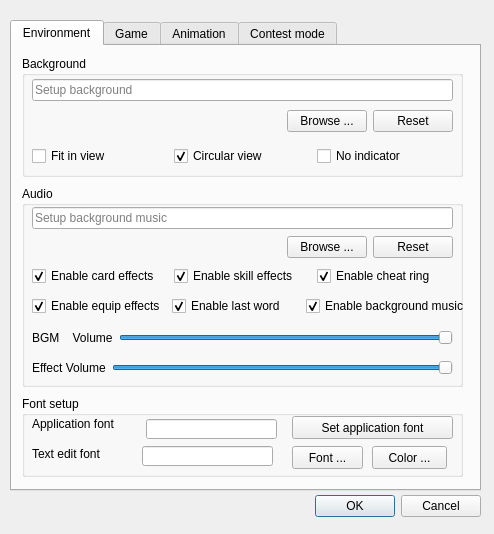
<?xml version="1.0" encoding="UTF-8"?>
<ui version="4.0">
 <class>ConfigDialog</class>
 <widget class="QDialog" name="ConfigDialog">
  <property name="windowModality">
   <enum>Qt::WindowModal</enum>
  </property>
  <property name="geometry">
   <rect>
    <x>0</x>
    <y>0</y>
    <width>494</width>
    <height>534</height>
   </rect>
  </property>
  <property name="windowTitle">
   <string>Config dialog</string>
  </property>
  <widget class="QTabWidget" name="tabWidget">
   <property name="geometry">
    <rect>
     <x>10</x>
     <y>20</y>
     <width>471</width>
     <height>471</height>
    </rect>
   </property>
   <property name="currentIndex">
    <number>0</number>
   </property>
   <widget class="QWidget" name="envTab">
    <attribute name="title">
     <string>Environment</string>
    </attribute>
    <widget class="QGroupBox" name="audioGroupBox">
     <property name="geometry">
      <rect>
       <x>10</x>
       <y>140</y>
       <width>441</width>
       <height>201</height>
      </rect>
     </property>
     <property name="title">
      <string>Audio</string>
     </property>
     <widget class="QWidget" name="layoutWidget1">
      <property name="geometry">
       <rect>
        <x>10</x>
        <y>20</y>
        <width>421</width>
        <height>53</height>
       </rect>
      </property>
      <layout class="QVBoxLayout" name="verticalLayout_5">
       <item>
        <widget class="QLineEdit" name="bgMusicPathLineEdit">
         <property name="whatsThis">
          <string>hint: set bg music</string>
         </property>
         <property name="readOnly">
          <bool>true</bool>
         </property>
         <property name="placeholderText">
          <string>Setup background music</string>
         </property>
        </widget>
       </item>
       <item>
        <layout class="QHBoxLayout" name="horizontalLayout_2">
         <item>
          <spacer name="horizontalSpacer_2">
           <property name="orientation">
            <enum>Qt::Horizontal</enum>
           </property>
           <property name="sizeHint" stdset="0">
            <size>
             <width>40</width>
             <height>20</height>
            </size>
           </property>
          </spacer>
         </item>
         <item>
          <widget class="QPushButton" name="browseBgMusicButton">
           <property name="text">
            <string>Browse ...</string>
           </property>
          </widget>
         </item>
         <item>
          <widget class="QPushButton" name="resetBgMusicButton">
           <property name="text">
            <string>Reset</string>
           </property>
          </widget>
         </item>
        </layout>
       </item>
      </layout>
     </widget>
     <widget class="QWidget" name="layoutWidget2">
      <property name="geometry">
       <rect>
        <x>10</x>
        <y>80</y>
        <width>421</width>
        <height>21</height>
       </rect>
      </property>
      <layout class="QHBoxLayout" name="horizontalLayout_3">
       <item>
        <widget class="QCheckBox" name="enableCardEffectCheckBox">
         <property name="text">
          <string>Enable card effects</string>
         </property>
         <property name="checked">
          <bool>true</bool>
         </property>
        </widget>
       </item>
       <item>
        <widget class="QCheckBox" name="enableSkillEffectCheckBox">
         <property name="text">
          <string>Enable skill effects</string>
         </property>
         <property name="checked">
          <bool>true</bool>
         </property>
        </widget>
       </item>
       <item>
        <widget class="QCheckBox" name="enableCheatRingCheckBox">
         <property name="text">
          <string>Enable cheat ring</string>
         </property>
         <property name="checked">
          <bool>true</bool>
         </property>
        </widget>
       </item>
      </layout>
     </widget>
     <widget class="QWidget" name="layoutWidget3">
      <property name="geometry">
       <rect>
        <x>10</x>
        <y>140</y>
        <width>421</width>
        <height>23</height>
       </rect>
      </property>
      <layout class="QHBoxLayout" name="horizontalLayout_5">
       <item>
        <widget class="QLabel" name="bgmVolumeLabel">
         <property name="text">
          <string>BGM    Volume</string>
         </property>
         <property name="buddy">
          <cstring>bgmVolumeSlider</cstring>
         </property>
        </widget>
       </item>
       <item>
        <widget class="QSlider" name="bgmVolumeSlider">
         <property name="maximum">
          <number>100</number>
         </property>
         <property name="value">
          <number>100</number>
         </property>
         <property name="orientation">
          <enum>Qt::Horizontal</enum>
         </property>
        </widget>
       </item>
      </layout>
     </widget>
     <widget class="QWidget" name="layoutWidget3_2">
      <property name="geometry">
       <rect>
        <x>10</x>
        <y>170</y>
        <width>421</width>
        <height>23</height>
       </rect>
      </property>
      <layout class="QHBoxLayout" name="horizontalLayout_6">
       <item>
        <widget class="QLabel" name="effectVolumeLabel">
         <property name="text">
          <string>Effect Volume</string>
         </property>
         <property name="buddy">
          <cstring>bgmVolumeSlider</cstring>
         </property>
        </widget>
       </item>
       <item>
        <widget class="QSlider" name="effectVolumeSlider">
         <property name="maximum">
          <number>100</number>
         </property>
         <property name="value">
          <number>100</number>
         </property>
         <property name="orientation">
          <enum>Qt::Horizontal</enum>
         </property>
        </widget>
       </item>
      </layout>
     </widget>
     <widget class="QWidget" name="layoutWidget2_2">
      <property name="geometry">
       <rect>
        <x>10</x>
        <y>110</y>
        <width>437</width>
        <height>21</height>
       </rect>
      </property>
      <layout class="QHBoxLayout" name="horizontalLayout_7">
       <item>
        <widget class="QCheckBox" name="enableEquipEffectCheckBox">
         <property name="text">
          <string>Enable equip effects</string>
         </property>
         <property name="checked">
          <bool>true</bool>
         </property>
        </widget>
       </item>
       <item>
        <widget class="QCheckBox" name="enableLastWordCheckBox">
         <property name="text">
          <string>Enable last word</string>
         </property>
         <property name="checked">
          <bool>true</bool>
         </property>
        </widget>
       </item>
       <item>
        <widget class="QCheckBox" name="enableBgMusicCheckBox">
         <property name="text">
          <string>Enable background music</string>
         </property>
         <property name="checked">
          <bool>true</bool>
         </property>
        </widget>
       </item>
      </layout>
     </widget>
    </widget>
    <widget class="QGroupBox" name="bgGroupBox">
     <property name="geometry">
      <rect>
       <x>10</x>
       <y>10</y>
       <width>441</width>
       <height>121</height>
      </rect>
     </property>
     <property name="title">
      <string>Background</string>
     </property>
     <widget class="QWidget" name="layoutWidget4">
      <property name="geometry">
       <rect>
        <x>10</x>
        <y>20</y>
        <width>421</width>
        <height>61</height>
       </rect>
      </property>
      <layout class="QVBoxLayout" name="verticalLayout_2">
       <item>
        <layout class="QVBoxLayout" name="verticalLayout">
         <item>
          <widget class="QLineEdit" name="bgPathLineEdit">
           <property name="whatsThis">
            <string>hint: set bgmp</string>
           </property>
           <property name="readOnly">
            <bool>true</bool>
           </property>
           <property name="placeholderText">
            <string>Setup background</string>
           </property>
          </widget>
         </item>
        </layout>
       </item>
       <item>
        <layout class="QHBoxLayout" name="horizontalLayout">
         <item>
          <spacer name="horizontalSpacer">
           <property name="orientation">
            <enum>Qt::Horizontal</enum>
           </property>
           <property name="sizeHint" stdset="0">
            <size>
             <width>40</width>
             <height>20</height>
            </size>
           </property>
          </spacer>
         </item>
         <item>
          <widget class="QPushButton" name="browseBgButton">
           <property name="text">
            <string>Browse ...</string>
           </property>
          </widget>
         </item>
         <item>
          <widget class="QPushButton" name="resetBgButton">
           <property name="text">
            <string>Reset</string>
           </property>
          </widget>
         </item>
        </layout>
       </item>
      </layout>
     </widget>
     <widget class="QWidget" name="horizontalLayoutWidget">
      <property name="geometry">
       <rect>
        <x>10</x>
        <y>90</y>
        <width>421</width>
        <height>21</height>
       </rect>
      </property>
      <layout class="QHBoxLayout" name="horizontalLayout_4">
       <item>
        <widget class="QCheckBox" name="fitInViewCheckBox">
         <property name="text">
          <string>Fit in view</string>
         </property>
        </widget>
       </item>
       <item>
        <widget class="QCheckBox" name="circularViewCheckBox">
         <property name="whatsThis">
          <string>hint: for circular</string>
         </property>
         <property name="text">
          <string>Circular view</string>
         </property>
         <property name="checked">
          <bool>true</bool>
         </property>
        </widget>
       </item>
       <item>
        <widget class="QCheckBox" name="noIndicatorCheckBox">
         <property name="text">
          <string>No indicator</string>
         </property>
        </widget>
       </item>
      </layout>
     </widget>
    </widget>
    <widget class="QGroupBox" name="fontSetupGroupBox">
     <property name="geometry">
      <rect>
       <x>10</x>
       <y>350</y>
       <width>441</width>
       <height>81</height>
      </rect>
     </property>
     <property name="title">
      <string>Font setup</string>
     </property>
     <widget class="QPushButton" name="changeAppFontButton">
      <property name="geometry">
       <rect>
        <x>270</x>
        <y>20</y>
        <width>161</width>
        <height>23</height>
       </rect>
      </property>
      <property name="text">
       <string>Set application font</string>
      </property>
     </widget>
     <widget class="QLabel" name="appFontLabel">
      <property name="geometry">
       <rect>
        <x>10</x>
        <y>20</y>
        <width>96</width>
        <height>16</height>
       </rect>
      </property>
      <property name="text">
       <string>Application font</string>
      </property>
      <property name="buddy">
       <cstring>appFontLineEdit</cstring>
      </property>
     </widget>
     <widget class="QLineEdit" name="appFontLineEdit">
      <property name="enabled">
       <bool>true</bool>
      </property>
      <property name="geometry">
       <rect>
        <x>124</x>
        <y>23</y>
        <width>131</width>
        <height>20</height>
       </rect>
      </property>
      <property name="readOnly">
       <bool>true</bool>
      </property>
     </widget>
     <widget class="QLineEdit" name="textEditFontLineEdit">
      <property name="enabled">
       <bool>true</bool>
      </property>
      <property name="geometry">
       <rect>
        <x>120</x>
        <y>50</y>
        <width>131</width>
        <height>20</height>
       </rect>
      </property>
      <property name="readOnly">
       <bool>false</bool>
      </property>
     </widget>
     <widget class="QPushButton" name="setTextEditFontButton">
      <property name="geometry">
       <rect>
        <x>270</x>
        <y>50</y>
        <width>71</width>
        <height>23</height>
       </rect>
      </property>
      <property name="text">
       <string>Font ...</string>
      </property>
     </widget>
     <widget class="QLabel" name="textEditFontLabel">
      <property name="geometry">
       <rect>
        <x>10</x>
        <y>50</y>
        <width>91</width>
        <height>16</height>
       </rect>
      </property>
      <property name="text">
       <string>Text edit font</string>
      </property>
      <property name="buddy">
       <cstring>textEditFontLineEdit</cstring>
      </property>
     </widget>
     <widget class="QPushButton" name="setTextEditColorButton">
      <property name="geometry">
       <rect>
        <x>350</x>
        <y>50</y>
        <width>75</width>
        <height>23</height>
       </rect>
      </property>
      <property name="text">
       <string>Color ...</string>
      </property>
     </widget>
    </widget>
   </widget>
   <widget class="QWidget" name="gameTab">
    <attribute name="title">
     <string>Game</string>
    </attribute>
    <widget class="QWidget" name="layoutWidget5">
     <property name="geometry">
      <rect>
       <x>10</x>
       <y>20</y>
       <width>236</width>
       <height>22</height>
      </rect>
     </property>
     <layout class="QFormLayout" name="formLayout">
      <property name="fieldGrowthPolicy">
       <enum>QFormLayout::AllNonFixedFieldsGrow</enum>
      </property>
      <item row="0" column="0">
       <widget class="QLabel" name="nullificationLabel">
        <property name="text">
         <string>Nullification count down</string>
        </property>
        <property name="buddy">
         <cstring>nullificationSpinBox</cstring>
        </property>
       </widget>
      </item>
      <item row="0" column="1">
       <widget class="QSpinBox" name="nullificationSpinBox">
        <property name="suffix">
         <string> seconds</string>
        </property>
        <property name="minimum">
         <number>5</number>
        </property>
        <property name="maximum">
         <number>15</number>
        </property>
        <property name="value">
         <number>8</number>
        </property>
       </widget>
      </item>
     </layout>
    </widget>
    <widget class="QCheckBox" name="neverNullifyMyTrickCheckBox">
     <property name="geometry">
      <rect>
       <x>10</x>
       <y>80</y>
       <width>239</width>
       <height>16</height>
      </rect>
     </property>
     <property name="text">
      <string>Never nullify my single target trick</string>
     </property>
     <property name="checked">
      <bool>true</bool>
     </property>
    </widget>
    <widget class="QCheckBox" name="showAllName">
     <property name="geometry">
      <rect>
       <x>10</x>
       <y>140</y>
       <width>239</width>
       <height>16</height>
      </rect>
     </property>
     <property name="text">
      <string>Show nick name and true name</string>
     </property>
     <property name="checked">
      <bool>true</bool>
     </property>
    </widget>
    <widget class="QCheckBox" name="enableLua">
     <property name="geometry">
      <rect>
       <x>10</x>
       <y>170</y>
       <width>239</width>
       <height>16</height>
      </rect>
     </property>
     <property name="whatsThis">
      <string>hint: lua</string>
     </property>
     <property name="text">
      <string>Enable Lua Generals</string>
     </property>
     <property name="checked">
      <bool>true</bool>
     </property>
    </widget>
    <widget class="QCheckBox" name="muteLoad">
     <property name="geometry">
      <rect>
       <x>10</x>
       <y>200</y>
       <width>239</width>
       <height>16</height>
      </rect>
     </property>
     <property name="text">
      <string>Mute mode to loading</string>
     </property>
     <property name="checked">
      <bool>true</bool>
     </property>
    </widget>
    <widget class="QLabel" name="langLabel">
     <property name="geometry">
      <rect>
       <x>260</x>
       <y>410</y>
       <width>51</width>
       <height>20</height>
      </rect>
     </property>
     <property name="text">
      <string>Language:</string>
     </property>
    </widget>
    <widget class="QComboBox" name="langComboBox">
     <property name="geometry">
      <rect>
       <x>328</x>
       <y>410</y>
       <width>121</width>
       <height>20</height>
      </rect>
     </property>
     <property name="whatsThis">
      <string>hint: lang</string>
     </property>
     <property name="editable">
      <bool>true</bool>
     </property>
    </widget>
    <widget class="QWidget" name="layoutWidget5_2">
     <property name="geometry">
      <rect>
       <x>10</x>
       <y>50</y>
       <width>236</width>
       <height>22</height>
      </rect>
     </property>
     <layout class="QFormLayout" name="formLayout_3">
      <property name="fieldGrowthPolicy">
       <enum>QFormLayout::AllNonFixedFieldsGrow</enum>
      </property>
      <item row="0" column="0">
       <widget class="QLabel" name="gameStartLabel">
        <property name="text">
         <string>Game start count down</string>
        </property>
        <property name="buddy">
         <cstring>nullificationSpinBox</cstring>
        </property>
       </widget>
      </item>
      <item row="0" column="1">
       <widget class="QSpinBox" name="gameStartSpinBox">
        <property name="suffix">
         <string> seconds</string>
        </property>
        <property name="minimum">
         <number>0</number>
        </property>
        <property name="maximum">
         <number>10</number>
        </property>
        <property name="value">
         <number>3</number>
        </property>
       </widget>
      </item>
     </layout>
    </widget>
    <widget class="QCheckBox" name="showResume">
     <property name="geometry">
      <rect>
       <x>10</x>
       <y>110</y>
       <width>239</width>
       <height>16</height>
      </rect>
     </property>
     <property name="text">
      <string>Show resume</string>
     </property>
     <property name="checked">
      <bool>true</bool>
     </property>
    </widget>
   </widget>
   <widget class="QWidget" name="tab_2">
    <attribute name="title">
     <string>Animation</string>
    </attribute>
    <widget class="QCheckBox" name="skillEmotionBox">
     <property name="geometry">
      <rect>
       <x>10</x>
       <y>30</y>
       <width>151</width>
       <height>16</height>
      </rect>
     </property>
     <property name="toolTip">
      <string>url for skill emotion</string>
     </property>
     <property name="text">
      <string>Enabled Skill Emotion</string>
     </property>
     <property name="checked">
      <bool>false</bool>
     </property>
    </widget>
    <widget class="QGroupBox" name="emoGroupBox">
     <property name="geometry">
      <rect>
       <x>10</x>
       <y>60</y>
       <width>441</width>
       <height>371</height>
      </rect>
     </property>
     <property name="title">
      <string>Emotions</string>
     </property>
    </widget>
    <widget class="QCheckBox" name="closelightBox">
     <property name="geometry">
      <rect>
       <x>230</x>
       <y>30</y>
       <width>221</width>
       <height>16</height>
      </rect>
     </property>
     <property name="toolTip">
      <string>if emotions mutual interference</string>
     </property>
     <property name="text">
      <string>Close Light Box</string>
     </property>
     <property name="checked">
      <bool>false</bool>
     </property>
    </widget>
   </widget>
   <widget class="QWidget" name="tab">
    <attribute name="title">
     <string>Contest mode</string>
    </attribute>
    <widget class="QWidget" name="layoutWidget">
     <property name="geometry">
      <rect>
       <x>20</x>
       <y>30</y>
       <width>421</width>
       <height>100</height>
      </rect>
     </property>
     <layout class="QFormLayout" name="formLayout_2">
      <item row="0" column="0">
       <widget class="QLabel" name="smtpServerLabel">
        <property name="text">
         <string>SMTP Server</string>
        </property>
       </widget>
      </item>
      <item row="0" column="1">
       <widget class="QLineEdit" name="smtpServerLineEdit">
        <property name="placeholderText">
         <string>SMTP server's address</string>
        </property>
       </widget>
      </item>
      <item row="1" column="0">
       <widget class="QLabel" name="senderLabel">
        <property name="text">
         <string>Sender</string>
        </property>
       </widget>
      </item>
      <item row="1" column="1">
       <widget class="QLineEdit" name="senderLineEdit">
        <property name="placeholderText">
         <string>The sender's email address</string>
        </property>
       </widget>
      </item>
      <item row="2" column="0">
       <widget class="QLabel" name="passwordLabel">
        <property name="text">
         <string>Password</string>
        </property>
       </widget>
      </item>
      <item row="2" column="1">
       <widget class="QLineEdit" name="passwordLineEdit">
        <property name="placeholderText">
         <string>The password</string>
        </property>
       </widget>
      </item>
      <item row="3" column="0">
       <widget class="QLabel" name="receiverLabel">
        <property name="text">
         <string>Receiver</string>
        </property>
       </widget>
      </item>
      <item row="3" column="1">
       <widget class="QLineEdit" name="receiverLineEdit">
        <property name="placeholderText">
         <string>The receiver's email address</string>
        </property>
       </widget>
      </item>
     </layout>
    </widget>
    <widget class="QCheckBox" name="onlySaveLordCheckBox">
     <property name="geometry">
      <rect>
       <x>20</x>
       <y>140</y>
       <width>191</width>
       <height>16</height>
      </rect>
     </property>
     <property name="text">
      <string>Only save the record of lord</string>
     </property>
    </widget>
   </widget>
  </widget>
  <widget class="QDialogButtonBox" name="buttonBox">
   <property name="geometry">
    <rect>
     <x>140</x>
     <y>490</y>
     <width>341</width>
     <height>32</height>
    </rect>
   </property>
   <property name="orientation">
    <enum>Qt::Horizontal</enum>
   </property>
   <property name="standardButtons">
    <set>QDialogButtonBox::Cancel|QDialogButtonBox::Ok</set>
   </property>
  </widget>
 </widget>
 <resources/>
 <connections>
  <connection>
   <sender>buttonBox</sender>
   <signal>accepted()</signal>
   <receiver>ConfigDialog</receiver>
   <slot>accept()</slot>
   <hints>
    <hint type="sourcelabel">
     <x>248</x>
     <y>254</y>
    </hint>
    <hint type="destinationlabel">
     <x>157</x>
     <y>274</y>
    </hint>
   </hints>
  </connection>
  <connection>
   <sender>buttonBox</sender>
   <signal>rejected()</signal>
   <receiver>ConfigDialog</receiver>
   <slot>reject()</slot>
   <hints>
    <hint type="sourcelabel">
     <x>316</x>
     <y>260</y>
    </hint>
    <hint type="destinationlabel">
     <x>286</x>
     <y>274</y>
    </hint>
   </hints>
  </connection>
 </connections>
</ui>
